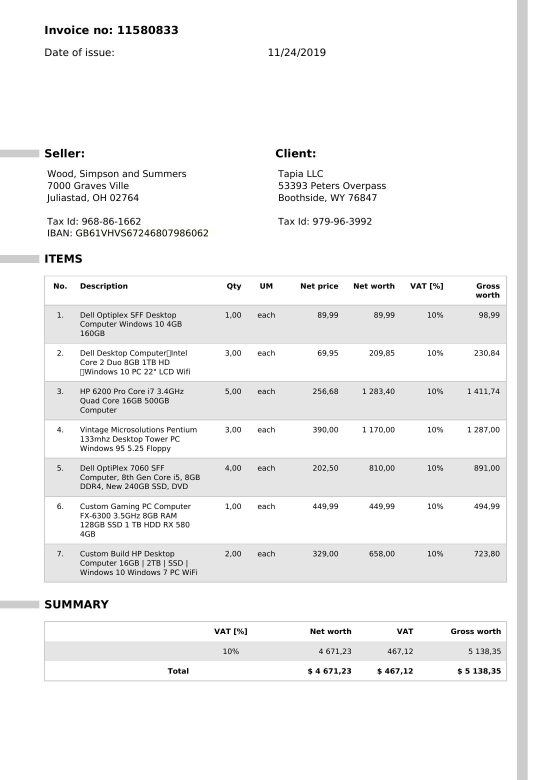
#> input picture backend/app/data/uploads/REQ-2025-0A65E5_batch1-0007.jpg, 1654 x 2339 px (shown at 1/3 size)
$ python -i image_preprocess.py   (imports and definitions only)
#> lines starting #> are read from the running program, lines starting #| are printed output that depends on the picture; after the words box and inside, x2 and y2 are one past the last pixel; in counts of white or black regions, pixels touching at a corner belong together
import cv2
import numpy as np

def preprocess_image(img_path):
    img = cv2.imread(img_path, cv2.IMREAD_GRAYSCALE)
#> img: shape (2339, 1654); min 0, max 255, mean 243.1

    # 1. Resize (OCR likes bigger text)
    img = cv2.resize(img, None, fx=1.8, fy=1.8, interpolation=cv2.INTER_CUBIC)
#> img: shape (4210, 2977)

    # 2. Denoise
    img = cv2.fastNlMeansDenoising(img, None, 30, 7, 21)

    # 3. Adaptive threshold (critical for tables)
    img = cv2.adaptiveThreshold(
        img, 255,
        cv2.ADAPTIVE_THRESH_GAUSSIAN_C,
        cv2.THRESH_BINARY, 31, 2
    )
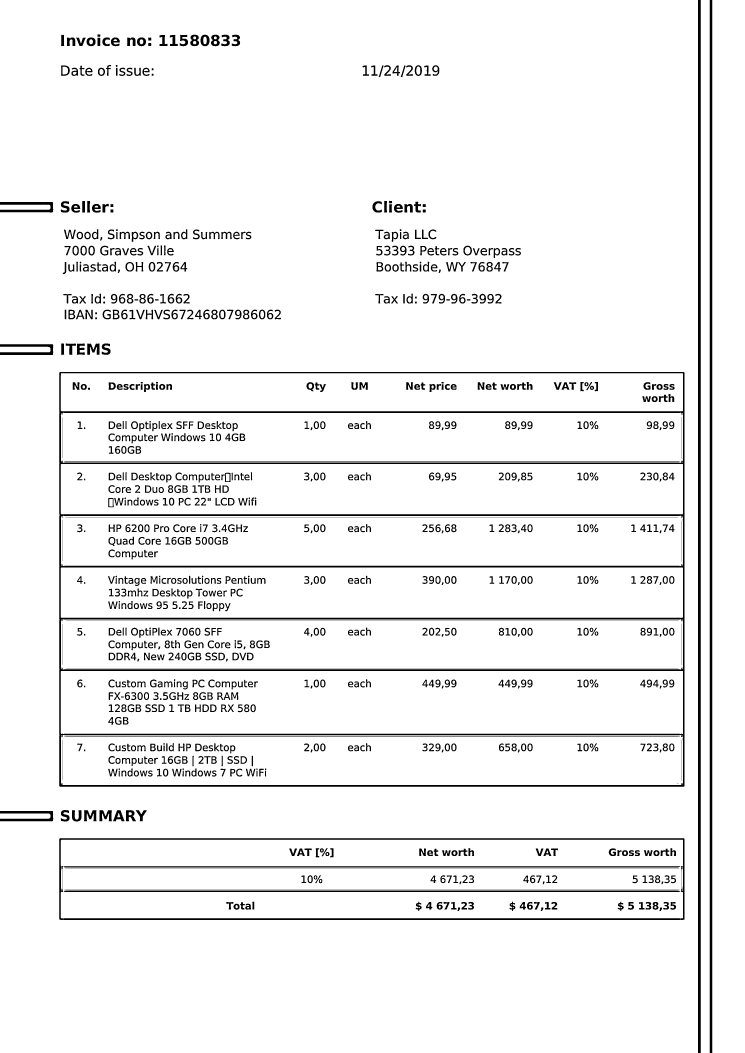
#> img: shape (4210, 2977) (shown at 1/4 size); 94.6% white; 1067 black regions (4 under 20 px), largest, box (x1, y1, x2, y2) and area: (237, 1488, 2738, 3147) 167932, (2792, 0, 2803, 4210) 46310, (2839, 0, 2849, 4210) 42100

    return img

>>> result = preprocess_image('data/uploads/REQ-2025-0A65E5_batch1-0007.jpg')
